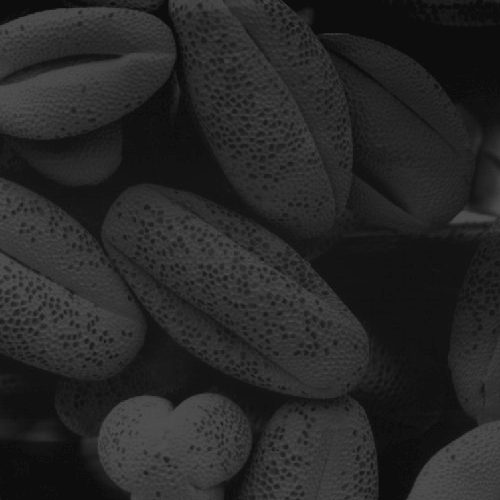
#> input picture 1- Image-Processing/Week09/images/01.tif, 500 x 500 px
$ python main.py
#> lines starting #> are read from the running program, lines starting #| are printed output that depends on the picture
import numpy as np
import cv2
import matplotlib.pyplot as plt


# [11 lines of commented-out code are left out]

img1 = cv2.imread("./images/01.tif", 0)
#> img1 is the input picture: shape (500, 500); min 13, max 83, mean 38.7
img2 = cv2.imread("./images/02.tif", 0)
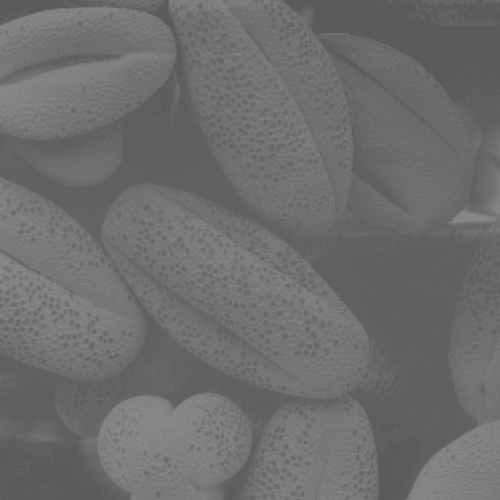
#> input picture 1- Image-Processing/Week09/images/02.tif, 500 x 500 px
#> img2 is the input picture: shape (500, 500); min 91, max 138, mean 109.1
img3 = cv2.imread("./images/03.tif", 0)
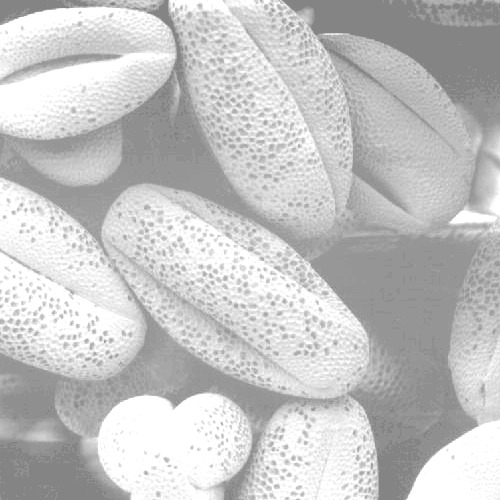
#> input picture 1- Image-Processing/Week09/images/03.tif, 500 x 500 px
#> img3 is the input picture: shape (500, 500); min 132, max 255, mean 196.4

hist_eq_1 = cv2.equalizeHist(img1)
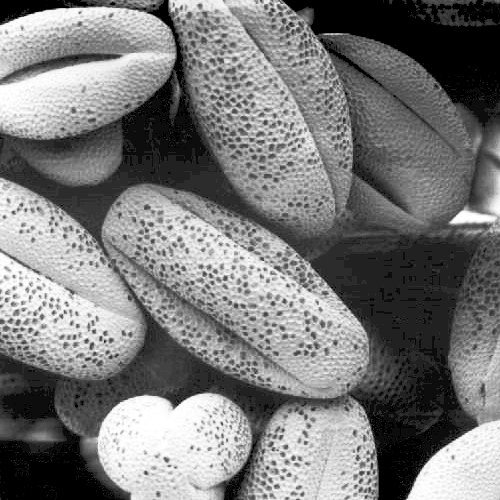
#> hist_eq_1: shape (500, 500); min 0, max 255, mean 121.5
hist_eq_2 = cv2.equalizeHist(img2)
hist_eq_3 = cv2.equalizeHist(img3)

hstacked1 = np.hstack((img1, hist_eq_1))
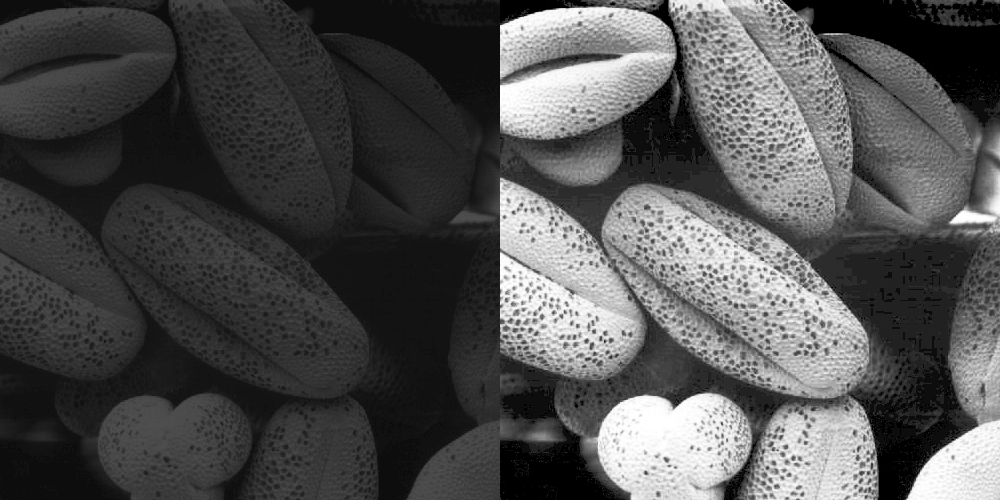
#> hstacked1: shape (500, 1000); min 0, max 255, mean 80.1
hstacked2 = np.hstack((img2, hist_eq_2))
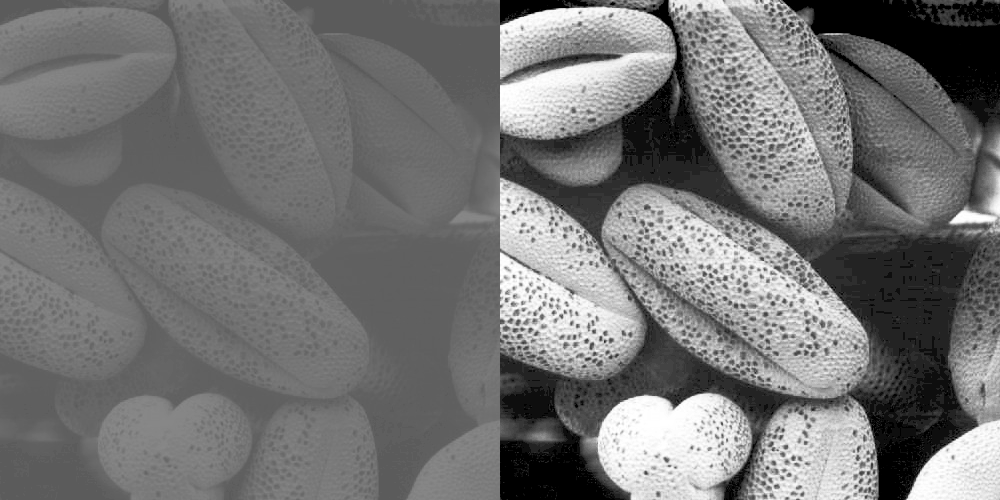
#> hstacked2: shape (500, 1000); min 0, max 255, mean 115.9
hstacked3 = np.hstack((img3, hist_eq_3))
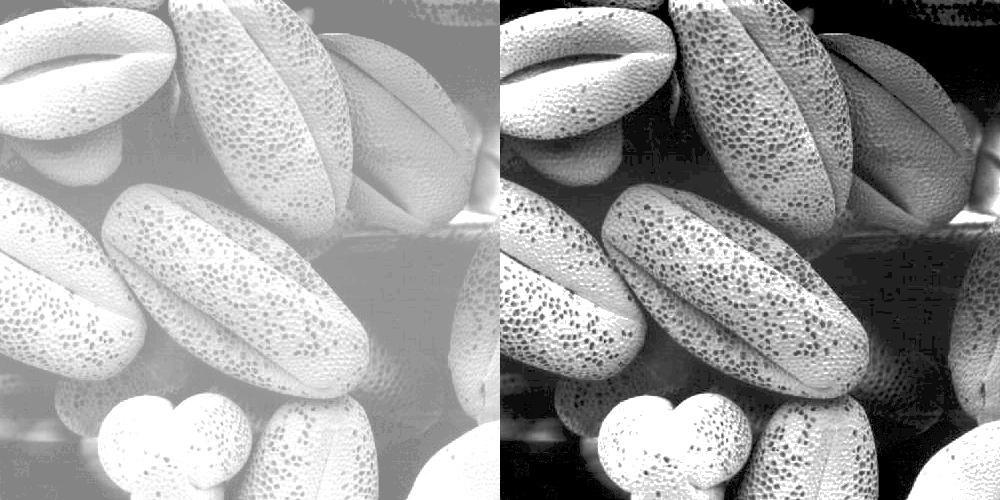
#> hstacked3: shape (500, 1000); min 0, max 255, mean 159.8

vstacked = np.vstack((hstacked1, hstacked2, hstacked3))
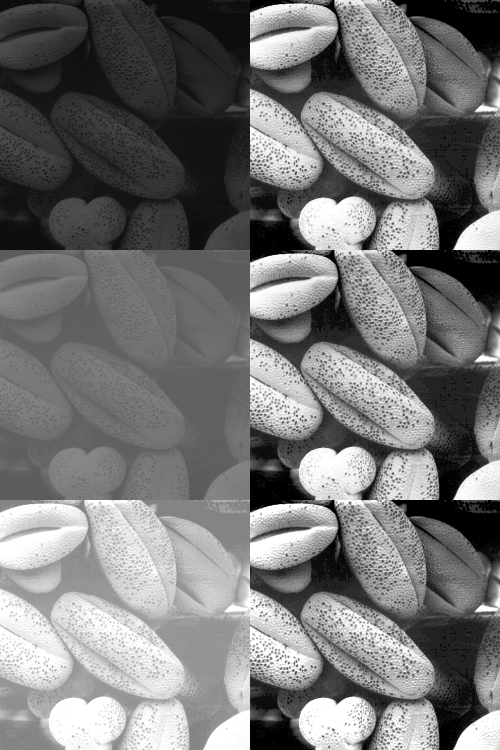
#> vstacked: shape (1500, 1000) (shown at 1/2 size); min 0, max 255, mean 118.6

plt.imshow(vstacked, cmap="gray")
plt.show()
